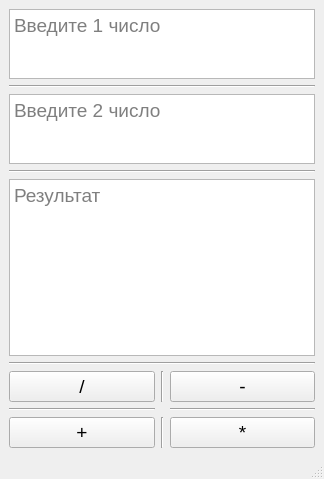
<?xml version="1.0" encoding="UTF-8"?>
<ui version="4.0">
 <class>MainWindow</class>
 <widget class="QMainWindow" name="MainWindow">
  <property name="geometry">
   <rect>
    <x>0</x>
    <y>0</y>
    <width>324</width>
    <height>479</height>
   </rect>
  </property>
  <property name="windowTitle">
   <string>MainWindow</string>
  </property>
  <widget class="QWidget" name="centralwidget">
   <layout class="QGridLayout" name="gridLayout_3">
    <item row="1" column="0">
     <layout class="QVBoxLayout" name="verticalLayout">
      <item>
       <widget class="QTextEdit" name="textEdit">
        <property name="sizePolicy">
         <sizepolicy hsizetype="Expanding" vsizetype="Expanding">
          <horstretch>0</horstretch>
          <verstretch>20</verstretch>
         </sizepolicy>
        </property>
        <property name="font">
         <font>
          <pointsize>14</pointsize>
         </font>
        </property>
        <property name="placeholderText">
         <string>Введите 1 число</string>
        </property>
       </widget>
      </item>
      <item>
       <widget class="Line" name="line">
        <property name="orientation">
         <enum>Qt::Horizontal</enum>
        </property>
       </widget>
      </item>
      <item>
       <widget class="QTextEdit" name="textEdit_2">
        <property name="sizePolicy">
         <sizepolicy hsizetype="Expanding" vsizetype="Expanding">
          <horstretch>0</horstretch>
          <verstretch>20</verstretch>
         </sizepolicy>
        </property>
        <property name="font">
         <font>
          <pointsize>14</pointsize>
         </font>
        </property>
        <property name="placeholderText">
         <string>Введите 2 число</string>
        </property>
       </widget>
      </item>
      <item>
       <widget class="Line" name="line_2">
        <property name="orientation">
         <enum>Qt::Horizontal</enum>
        </property>
       </widget>
      </item>
      <item>
       <widget class="QTextBrowser" name="textBrowser">
        <property name="sizePolicy">
         <sizepolicy hsizetype="Expanding" vsizetype="Expanding">
          <horstretch>0</horstretch>
          <verstretch>0</verstretch>
         </sizepolicy>
        </property>
        <property name="font">
         <font>
          <pointsize>14</pointsize>
         </font>
        </property>
        <property name="layoutDirection">
         <enum>Qt::LeftToRight</enum>
        </property>
        <property name="autoFillBackground">
         <bool>false</bool>
        </property>
        <property name="documentTitle">
         <string/>
        </property>
        <property name="lineWrapMode">
         <enum>QTextEdit::WidgetWidth</enum>
        </property>
        <property name="tabStopDistance">
         <double>80.000000000000000</double>
        </property>
        <property name="acceptRichText">
         <bool>true</bool>
        </property>
        <property name="textInteractionFlags">
         <set>Qt::TextBrowserInteraction</set>
        </property>
        <property name="placeholderText">
         <string>Результат</string>
        </property>
       </widget>
      </item>
      <item>
       <widget class="Line" name="line_3">
        <property name="orientation">
         <enum>Qt::Horizontal</enum>
        </property>
       </widget>
      </item>
      <item>
       <layout class="QGridLayout" name="gridLayout_2">
        <item row="2" column="2">
         <widget class="Line" name="line_6">
          <property name="orientation">
           <enum>Qt::Horizontal</enum>
          </property>
         </widget>
        </item>
        <item row="3" column="1">
         <widget class="Line" name="line_7">
          <property name="orientation">
           <enum>Qt::Vertical</enum>
          </property>
         </widget>
        </item>
        <item row="1" column="2">
         <widget class="QPushButton" name="pushButton_12">
          <property name="sizePolicy">
           <sizepolicy hsizetype="Expanding" vsizetype="Expanding">
            <horstretch>0</horstretch>
            <verstretch>1</verstretch>
           </sizepolicy>
          </property>
          <property name="font">
           <font>
            <pointsize>14</pointsize>
           </font>
          </property>
          <property name="text">
           <string>-</string>
          </property>
         </widget>
        </item>
        <item row="3" column="0">
         <widget class="QPushButton" name="pushButton_13">
          <property name="sizePolicy">
           <sizepolicy hsizetype="Expanding" vsizetype="Expanding">
            <horstretch>0</horstretch>
            <verstretch>1</verstretch>
           </sizepolicy>
          </property>
          <property name="font">
           <font>
            <pointsize>14</pointsize>
           </font>
          </property>
          <property name="text">
           <string>+</string>
          </property>
         </widget>
        </item>
        <item row="2" column="0">
         <widget class="Line" name="line_4">
          <property name="orientation">
           <enum>Qt::Horizontal</enum>
          </property>
         </widget>
        </item>
        <item row="1" column="0">
         <widget class="QPushButton" name="pushButton_14">
          <property name="sizePolicy">
           <sizepolicy hsizetype="Expanding" vsizetype="Expanding">
            <horstretch>0</horstretch>
            <verstretch>1</verstretch>
           </sizepolicy>
          </property>
          <property name="font">
           <font>
            <pointsize>14</pointsize>
           </font>
          </property>
          <property name="text">
           <string>/</string>
          </property>
         </widget>
        </item>
        <item row="1" column="1">
         <widget class="Line" name="line_5">
          <property name="orientation">
           <enum>Qt::Vertical</enum>
          </property>
         </widget>
        </item>
        <item row="3" column="2">
         <widget class="QPushButton" name="pushButton_11">
          <property name="sizePolicy">
           <sizepolicy hsizetype="Expanding" vsizetype="Expanding">
            <horstretch>0</horstretch>
            <verstretch>1</verstretch>
           </sizepolicy>
          </property>
          <property name="font">
           <font>
            <pointsize>14</pointsize>
           </font>
          </property>
          <property name="text">
           <string>*</string>
          </property>
         </widget>
        </item>
       </layout>
      </item>
     </layout>
    </item>
   </layout>
  </widget>
  <widget class="QMenuBar" name="menubar">
   <property name="geometry">
    <rect>
     <x>0</x>
     <y>0</y>
     <width>324</width>
     <height>21</height>
    </rect>
   </property>
  </widget>
  <widget class="QStatusBar" name="statusbar"/>
 </widget>
 <resources/>
 <connections>
  <connection>
   <sender>pushButton_14</sender>
   <signal>clicked()</signal>
   <receiver>MainWindow</receiver>
   <slot>clickDel()</slot>
   <hints>
    <hint type="sourcelabel">
     <x>34</x>
     <y>382</y>
    </hint>
    <hint type="destinationlabel">
     <x>28</x>
     <y>455</y>
    </hint>
   </hints>
  </connection>
  <connection>
   <sender>pushButton_13</sender>
   <signal>clicked()</signal>
   <receiver>MainWindow</receiver>
   <slot>clickPlus()</slot>
   <hints>
    <hint type="sourcelabel">
     <x>114</x>
     <y>423</y>
    </hint>
    <hint type="destinationlabel">
     <x>185</x>
     <y>450</y>
    </hint>
   </hints>
  </connection>
  <connection>
   <sender>pushButton_12</sender>
   <signal>clicked()</signal>
   <receiver>MainWindow</receiver>
   <slot>clickMinus()</slot>
   <hints>
    <hint type="sourcelabel">
     <x>271</x>
     <y>372</y>
    </hint>
    <hint type="destinationlabel">
     <x>320</x>
     <y>360</y>
    </hint>
   </hints>
  </connection>
  <connection>
   <sender>pushButton_11</sender>
   <signal>clicked()</signal>
   <receiver>MainWindow</receiver>
   <slot>clickMulti()</slot>
   <hints>
    <hint type="sourcelabel">
     <x>267</x>
     <y>420</y>
    </hint>
    <hint type="destinationlabel">
     <x>324</x>
     <y>405</y>
    </hint>
   </hints>
  </connection>
 </connections>
 <slots>
  <slot>clickDel()</slot>
  <slot>clickPlus()</slot>
  <slot>clickMinus()</slot>
  <slot>clickMulti()</slot>
 </slots>
</ui>
